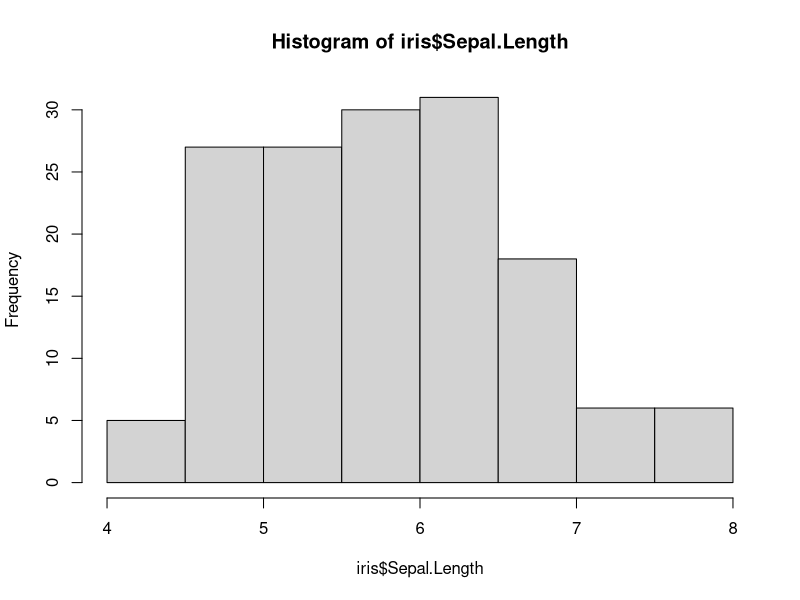
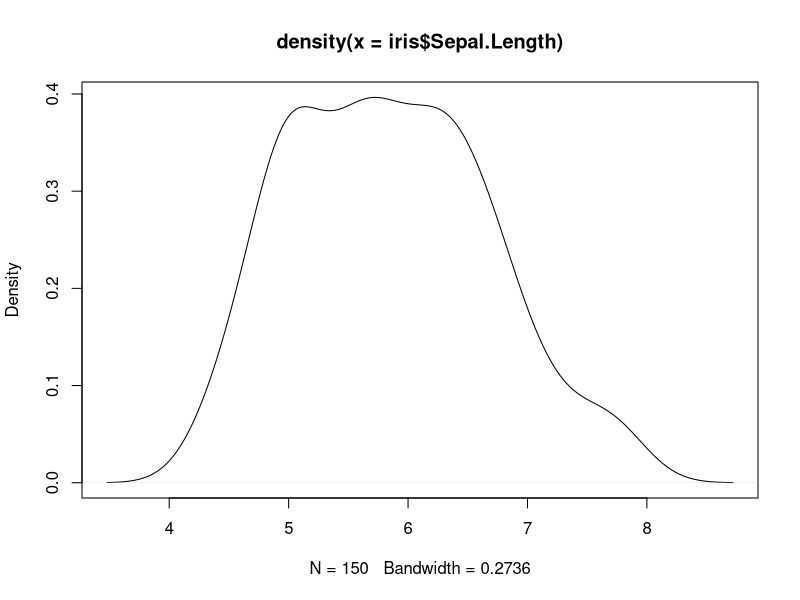
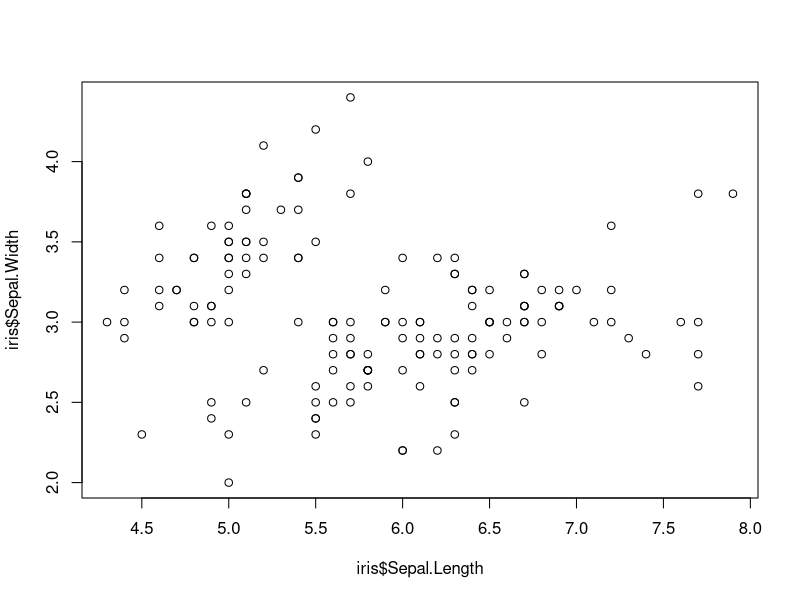
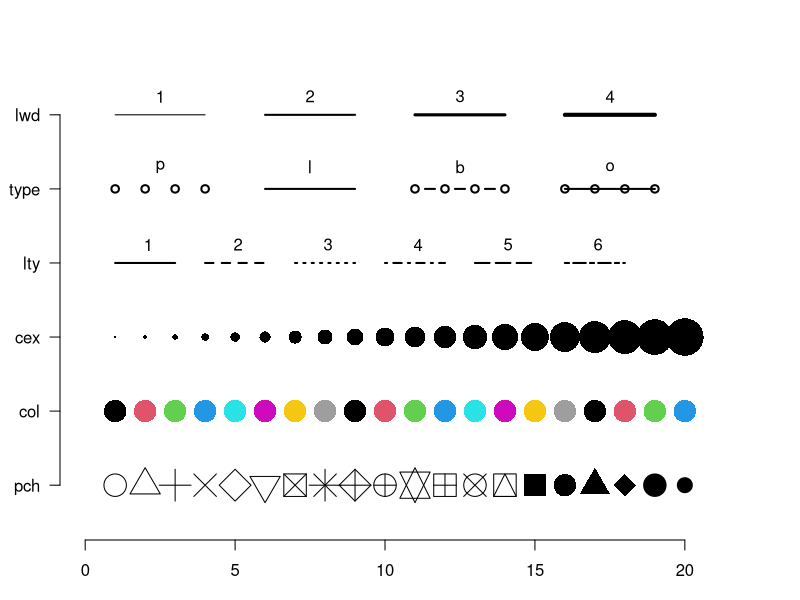
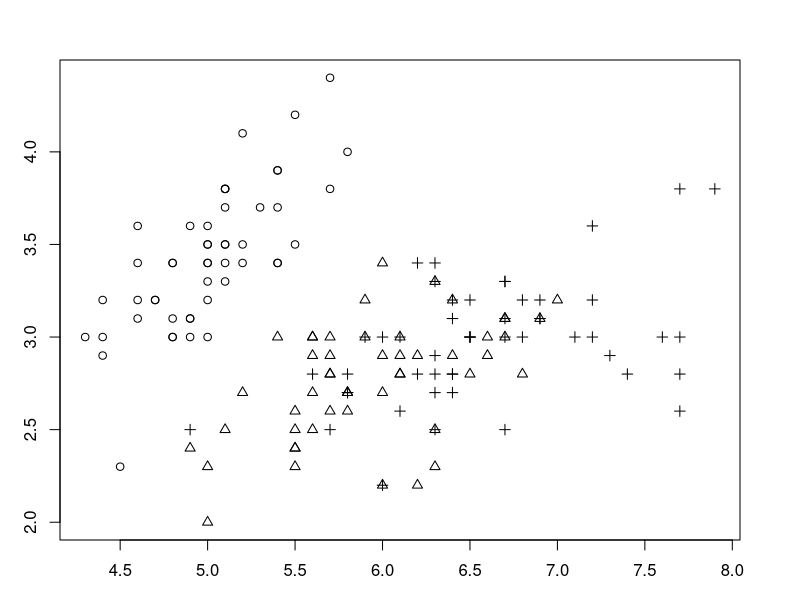
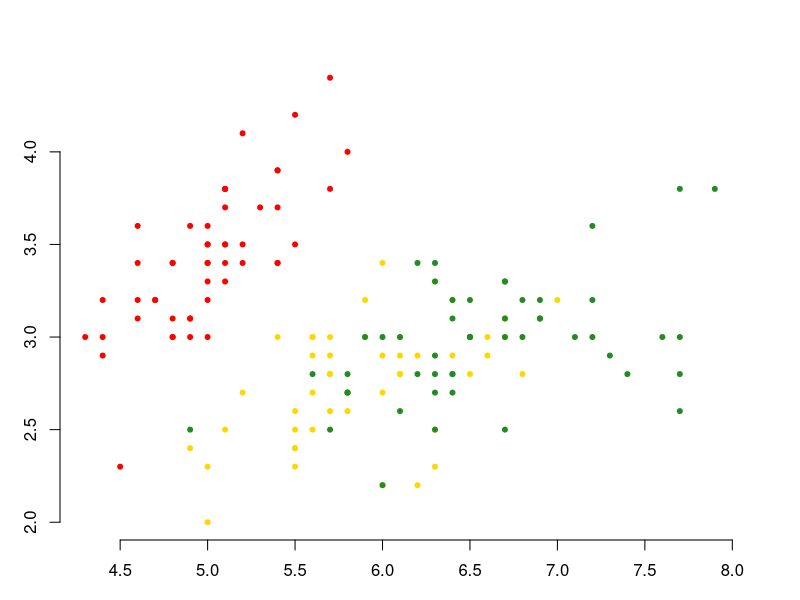
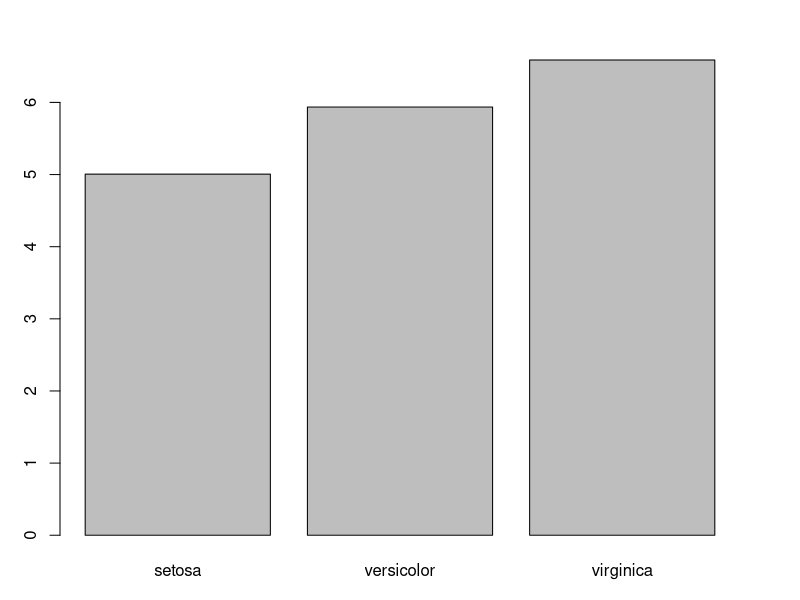
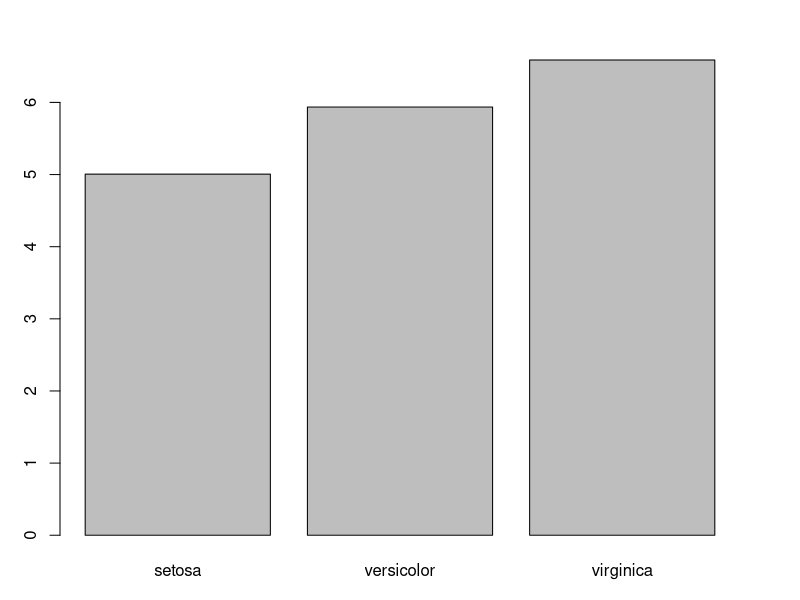

Source code (R) for these figures, in order:
## ---- chunk 1
## https://www.r-graph-gallery.com
## ---- chunk 2
summary(iris)
## ---- chunk 3
hist( iris$Sepal.Length)
## ---- chunk 4
d_sepal.length <- density( iris$Sepal.Length )
d_sepal.length
## ---- chunk 5
class(d_sepal.length)
## ---- chunk 6
plot( d_sepal.length )
## ---- chunk 7
plot( iris$Sepal.Length, iris$Sepal.Width  )
## ---- chunk 8
par(mar=c(3,3,3,3))
num <- 0 ; 
num1 <- 0
plot(0,0 , xlim=c(0,21) , ylim=c(0.5,6.5), col="white" , yaxt="n" , ylab="" , xlab="", bty="n")

for (i in seq(1,20)){
   points(i,1 , pch=i , cex=3)
   points(i,2 , col=i , pch=16 , cex=3)
   points(i,3 , col="black" , pch=16 , cex=i*0.25)
   if(i %in% c(seq(1,18,3))){
      num=num+1
      points(c(i,i+2), c(4,4) , col="black" , lty=num , type="l" , lwd=2)
      text(i+1.1 , 4.25 , num)
   }
   
   if(i %in% c(seq(1,20,5))){
      num1=num1+1
      points(c(i,i+1,i+2,i+3), c(5,5,5,5) , col="black"  , type=c("p","l","b","o")[num1] , lwd=2)
      text(i+1.5 , 5.3 , c("p","l","b","o")[num1] )
      points(c(i,i+1,i+2,i+3), c(6,6,6,6) , col="black"  , type="l",  lwd=num1)
      text(i+1.5 , 6.25 , num1 )
      
   }
}

axis(2, at = c(1,2,3,4,5,6), 
     labels = c("pch" , "col" , "cex" , "lty", "type" , "lwd" ), 
     tick = TRUE, 
     col = "black", 
     las = 1 )
## ---- chunk 9
symbol <- as.numeric(iris$Species)
symbol
## ---- chunk 10
plot( iris$Sepal.Length, iris$Sepal.Width, pch=symbol )
## ---- chunk 11
raw_colors <- c("red","gold","forestgreen")
colors <- raw_colors[ symbol ]
colors[1:10]
## ---- chunk 12
y <- iris$Sepal.Width
x <- iris$Sepal.Length
## ---- chunk 13
plot( y ~ x , 
      col=colors, 
      pch=20, 
      bty="n", 
      xlab="Sepal Length", ylab="Sepal Width")
## ---- chunk 14
unique( iris$Species )
## ---- chunk 15
mu.Setosa <- mean( iris$Sepal.Length[ iris$Species == "setosa" ])
mu.Versicolor <- mean( iris$Sepal.Length[ iris$Species == "versicolor" ])
mu.Virginica <- mean( iris$Sepal.Length[ iris$Species == "virginica" ])

meanSepalLength <- c( mu.Setosa, mu.Versicolor, mu.Virginica )
meanSepalLength
## ---- chunk 16
barplot( meanSepalLength, 
         names.arg = c("setosa","versicolor","virginica"), 
         xlab="Iris Species",
         ylab="Mean Sepal Length")
## ---- chunk 17
meanSepalLength <- by( iris$Sepal.Length, iris$Species, mean )
meanSepalLength
## ---- chunk 18
is.numeric( meanSepalLength )
names( meanSepalLength )
## ---- chunk 19
barplot( meanSepalLength, 
         xlab = "Iris Species",
         ylab = "Average Sepal Length")
## ---- chunk 20
boxplot( Sepal.Length ~ Species, 
         data = iris, 
         notch=TRUE, 
         ylab="Sepal Length" )
## ---- chunk 21
randomColors <- sample( colors(), size = nrow(iris) )
head(randomColors)
## ---- chunk 22
boxplot( Sepal.Length ~ Species, 
         data = iris, 
         col = randomColors[1],
         notch=TRUE, 
         ylab="Sepal Length" )
## ---- chunk 23
boxplot( Sepal.Length ~ Species, 
         data = iris, 
         col = randomColors[1:3],
         notch=TRUE, 
         ylab="Sepal Length" )
## ---- chunk 24
library(RColorBrewer)
display.brewer.all()
## ---- chunk 25
brewer.pal.info
## ---- chunk 26
cor <- cor.test( iris$Sepal.Length, iris$Sepal.Width )
cor
## ---- chunk 27
cor.text <- paste( "r = ", format( cor$estimate, digits=4), "; P = ", format( cor$p.value, digits=4 ), sep="" ) 
cor.text
## ---- chunk 28
plot( y ~ x , 
      col=colors, 
      pch=20, 
      bty="n", 
      xlab="Sepal Length", ylab="Sepal Width")
text( 7.4, 4.2, cor.text )
